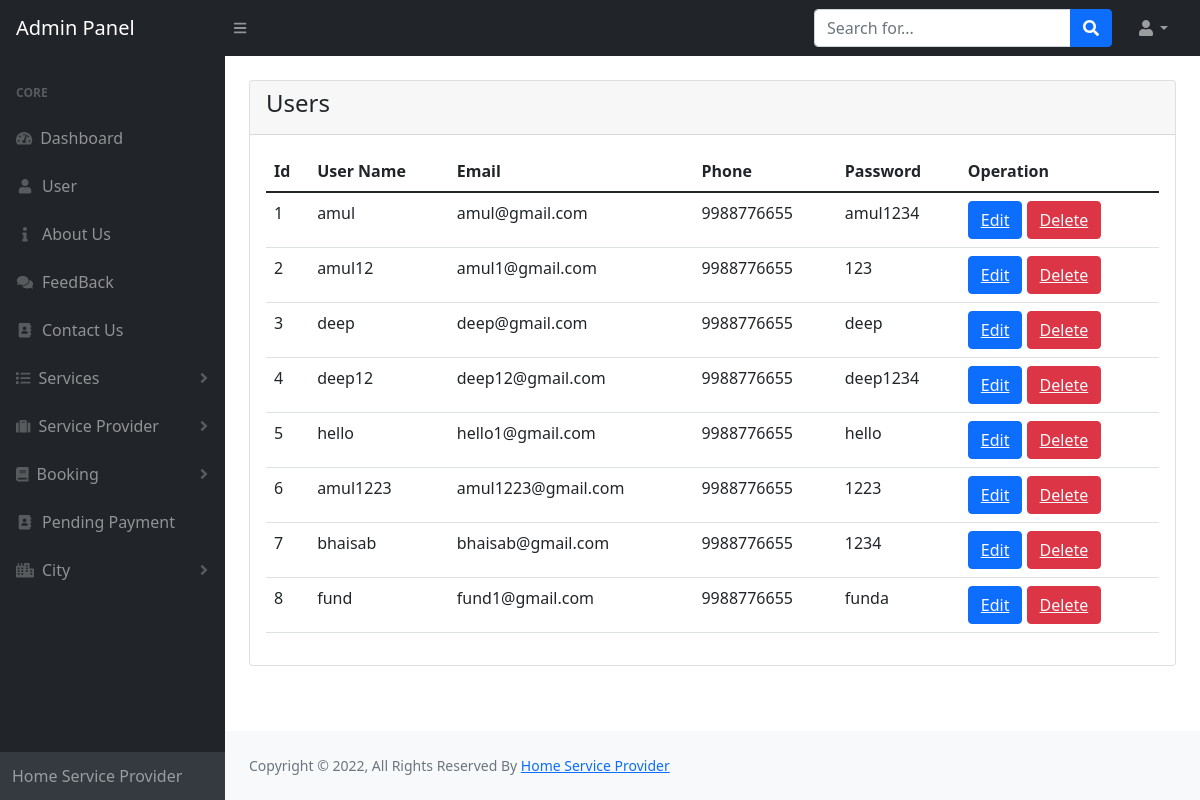
/admin/users.php, run on the app's committed database.
### tables this page shows
CREATE TABLE `userlogin` (
  `uid` int(11) NOT NULL,
  `uname` varchar(20) NOT NULL,
  `uemail` varchar(60) NOT NULL,
  `uphoneno` varchar(50) NOT NULL,
  `upassword` varchar(20) NOT NULL,
  `ucpassword` varchar(20) NOT NULL
);

### admin/users.php (the view, shortened to what this page needs)
<?php
include('includes/header.php');
?>
<div class="container-fluid px-4">
     <div class="row mt-4">
        <div class="col-md-12">
            <div class="card">
                <div class="card-header">
                    <h4>Users
                    </h4>
                </div>
                <div class="card-body">
                    <table class="table table-resposive">
                        <thead>
                            <tr>
                                <th>Id</th>
                                <th>User Name</th>
                                <th>Email</th>
                                <th>Phone</th>
                                <th>Password</th>
                                <th>Operation</th>
                            </tr>
                        </thead>
                        <tbody>
                        <?php
                            $query = "SELECT * FROM userlogin";
                            $query_run = mysqli_query($conn, $query);
                          if(mysqli_num_rows($query_run) > 0)
                          {
                              foreach($query_run as $row)
                              {
                                  ?>
                            <tr>
                                <td><?php echo $row['uid']; ?></td>
                                <td><?php echo $row['uname']; ?></td>
                                <td><?php echo $row['uemail']; ?></td>
                                <td><?php echo 9988776655 ?></td>
                                <td><?php echo $row['upassword']; ?></td>
                                <td>
                                    <button type="button" class="btn btn-primary"><a href="edit-user.php?id=<?php $row=['uid']; ?>" class="text-light">Edit</a></button>
                                    <button type="button" class="btn btn-danger"><a href="user-delete.php?deleteid='.$id'" class="text-light">Delete</a> </button>
                                </td>
                            </tr>
                            <?php
                        }
                    }
                    else
                    {
                        echo "NO record found";
                    }
                    ?>
                        </tbody>
                    </table>
                </div>
            </div>
        </div>
     </div>
<?php
include('includes/footer.php');
include('includes/scripts.php');
?>

### data on the page
userlogin: uid "1", uname "amul", uemail "amul@gmail.com", upassword "amul1234"
userlogin: uid "2", uname "amul12", uemail "amul1@gmail.com", upassword "123"
userlogin: uid "3", uname "deep", uemail "deep@gmail.com", upassword "deep"
userlogin: uid "4", uname "deep12", uemail "deep12@gmail.com", upassword "deep1234"
userlogin: uid "5", uname "hello", uemail "hello1@gmail.com", upassword "hello"
userlogin: uid "6", uname "amul1223", uemail "amul1223@gmail.com", upassword "1223"
userlogin: uid "7", uname "bhaisab", uemail "bhaisab@gmail.com", upassword "1234"
userlogin: uid "8", uname "fund", uemail "fund1@gmail.com", upassword "funda"
